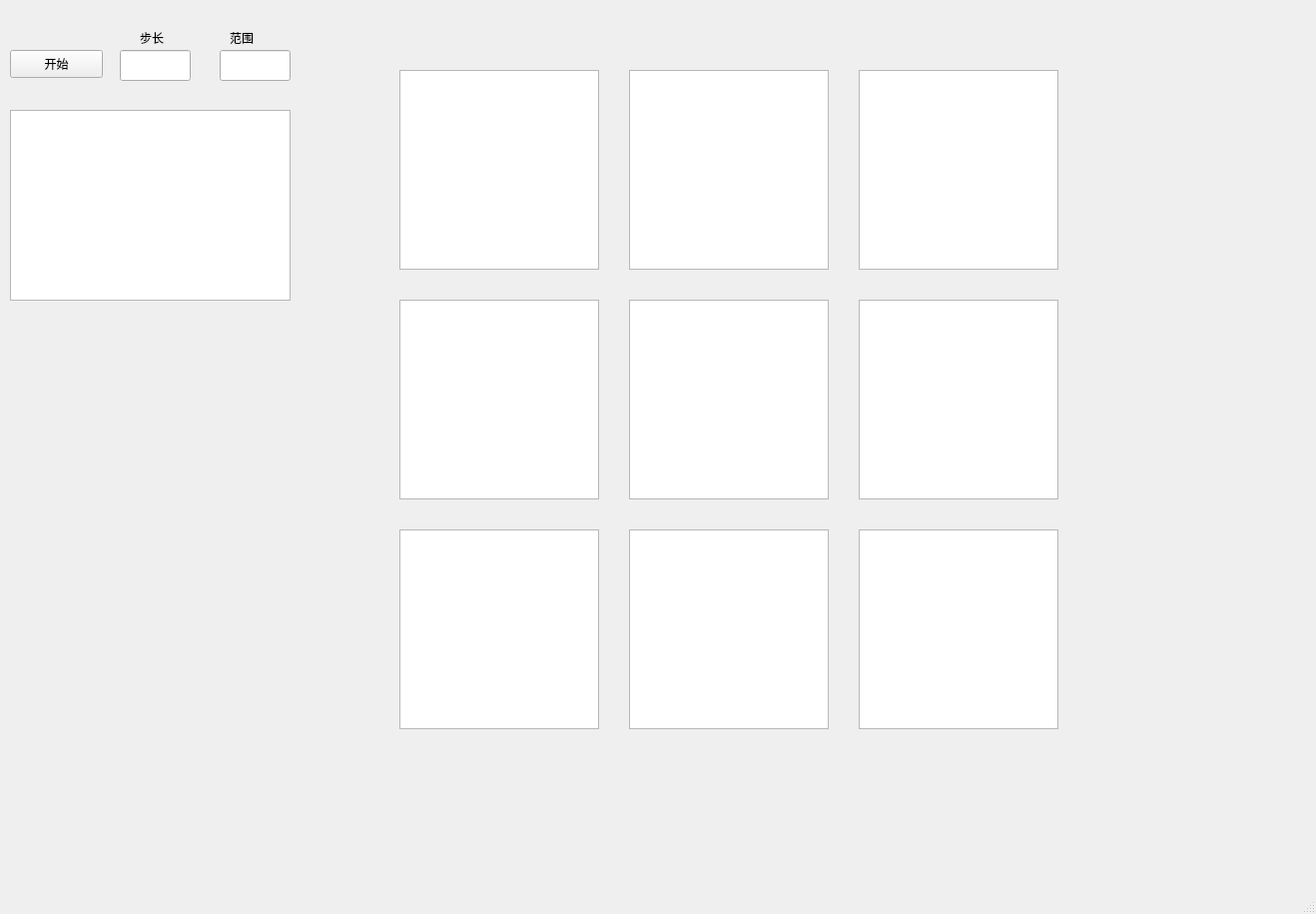
<?xml version="1.0" encoding="UTF-8"?>
<ui version="4.0">
 <class>MainWindow</class>
 <widget class="QMainWindow" name="MainWindow">
  <property name="geometry">
   <rect>
    <x>0</x>
    <y>0</y>
    <width>1318</width>
    <height>915</height>
   </rect>
  </property>
  <property name="windowTitle">
   <string>MainWindow</string>
  </property>
  <widget class="QWidget" name="centralwidget">
   <widget class="QPushButton" name="start_pushButton">
    <property name="geometry">
     <rect>
      <x>10</x>
      <y>50</y>
      <width>93</width>
      <height>28</height>
     </rect>
    </property>
    <property name="text">
     <string>开始</string>
    </property>
   </widget>
   <widget class="QLineEdit" name="setp_lineEdit">
    <property name="geometry">
     <rect>
      <x>120</x>
      <y>50</y>
      <width>71</width>
      <height>31</height>
     </rect>
    </property>
   </widget>
   <widget class="QLineEdit" name="rang_lineEdit">
    <property name="geometry">
     <rect>
      <x>220</x>
      <y>50</y>
      <width>71</width>
      <height>31</height>
     </rect>
    </property>
   </widget>
   <widget class="QTextBrowser" name="textBrowser">
    <property name="geometry">
     <rect>
      <x>10</x>
      <y>110</y>
      <width>281</width>
      <height>191</height>
     </rect>
    </property>
   </widget>
   <widget class="QGraphicsView" name="graphicsView_1">
    <property name="geometry">
     <rect>
      <x>400</x>
      <y>70</y>
      <width>200</width>
      <height>200</height>
     </rect>
    </property>
   </widget>
   <widget class="QGraphicsView" name="graphicsView_2">
    <property name="geometry">
     <rect>
      <x>630</x>
      <y>70</y>
      <width>200</width>
      <height>200</height>
     </rect>
    </property>
   </widget>
   <widget class="QGraphicsView" name="graphicsView_3">
    <property name="geometry">
     <rect>
      <x>860</x>
      <y>70</y>
      <width>200</width>
      <height>200</height>
     </rect>
    </property>
   </widget>
   <widget class="QGraphicsView" name="graphicsView_4">
    <property name="geometry">
     <rect>
      <x>400</x>
      <y>300</y>
      <width>200</width>
      <height>200</height>
     </rect>
    </property>
   </widget>
   <widget class="QGraphicsView" name="graphicsView_5">
    <property name="geometry">
     <rect>
      <x>630</x>
      <y>300</y>
      <width>200</width>
      <height>200</height>
     </rect>
    </property>
   </widget>
   <widget class="QGraphicsView" name="graphicsView_6">
    <property name="geometry">
     <rect>
      <x>860</x>
      <y>300</y>
      <width>200</width>
      <height>200</height>
     </rect>
    </property>
   </widget>
   <widget class="QGraphicsView" name="graphicsView_7">
    <property name="geometry">
     <rect>
      <x>860</x>
      <y>530</y>
      <width>200</width>
      <height>200</height>
     </rect>
    </property>
   </widget>
   <widget class="QGraphicsView" name="graphicsView_8">
    <property name="geometry">
     <rect>
      <x>630</x>
      <y>530</y>
      <width>200</width>
      <height>200</height>
     </rect>
    </property>
   </widget>
   <widget class="QGraphicsView" name="graphicsView_9">
    <property name="geometry">
     <rect>
      <x>400</x>
      <y>530</y>
      <width>200</width>
      <height>200</height>
     </rect>
    </property>
   </widget>
   <widget class="QLabel" name="step_label">
    <property name="geometry">
     <rect>
      <x>140</x>
      <y>30</y>
      <width>72</width>
      <height>15</height>
     </rect>
    </property>
    <property name="text">
     <string>步长</string>
    </property>
   </widget>
   <widget class="QLabel" name="rang_label">
    <property name="geometry">
     <rect>
      <x>230</x>
      <y>30</y>
      <width>72</width>
      <height>15</height>
     </rect>
    </property>
    <property name="text">
     <string>范围</string>
    </property>
   </widget>
  </widget>
  <widget class="QStatusBar" name="statusbar"/>
 </widget>
 <resources/>
 <connections/>
</ui>
